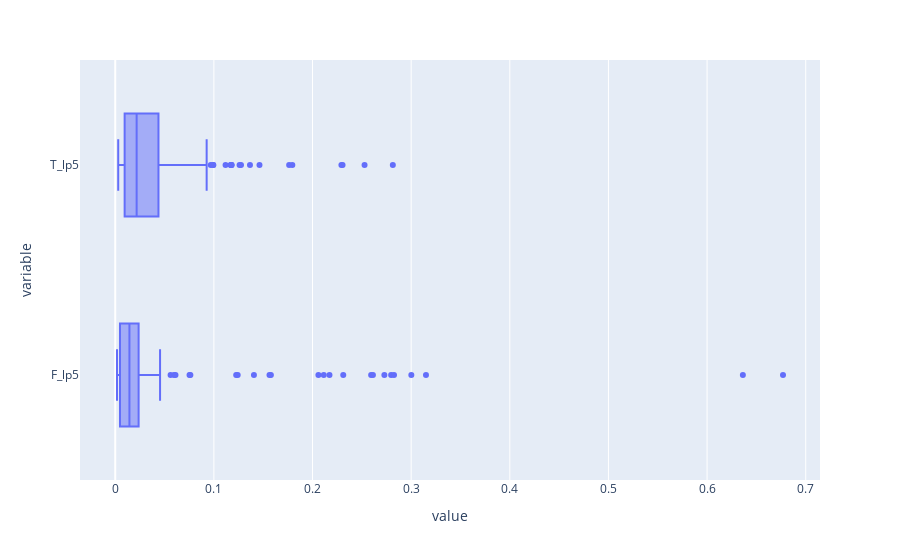

Source (notebook cell):
### Markdown cell above
Boxplot

### Code cell
plty.box(X_lp5_df, x = ["F_lp5", "T_lp5"])

### Figure 1 — Plotly figure (JSON) as saved in the notebook; plotly's stock layout.template omitted (floating-point values rounded to 4 significant figures; data arrays with more than 128 entries replaced by an {"elided": "..."} marker saying what was removed)
{"data": [{"alignmentgroup": "True", "hovertemplate": "value=%{x}<br>variable=%{y}<extra></extra>", "legendgroup": "", "marker": {"color": "#636efa"}, "name": "", "notched": false, "offsetgroup": "", "orientation": "h", "showlegend": false, "type": "box", "x": {"elided": "328 float values"}, "x0": " ", "xaxis": "x", "y": {"elided": "328 str values"}, "y0": " ", "yaxis": "y"}], "layout": {"boxmode": "group", "legend": {"tracegroupgap": 0}, "margin": {"t": 60}, "xaxis": {"anchor": "y", "domain": [0, 1], "title": {"text": "value"}}, "yaxis": {"anchor": "x", "domain": [0, 1], "title": {"text": "variable"}}}}
